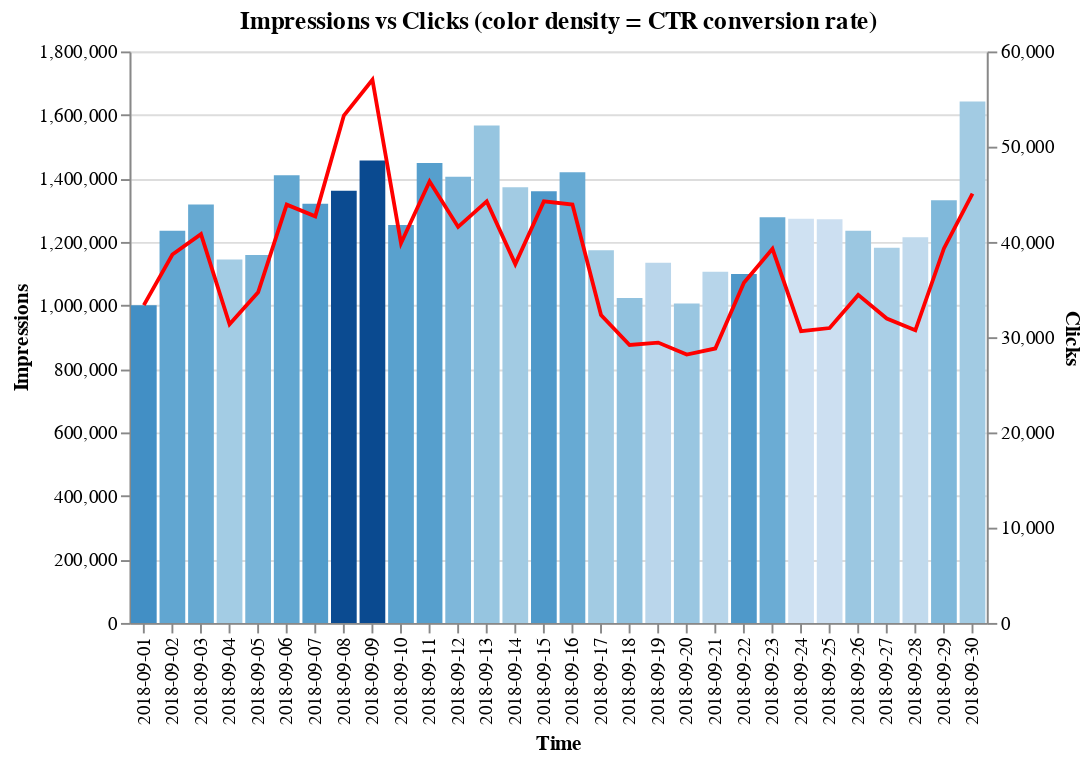

This figure's notebook cell:
### Markdown cell above
### Funnel Part I: Impressions vs Clicks

To travel the rocky path from impressions to paying customers, lets first look at the first step along the way. 8th and 9th of September jump out from data. Both had good conversion rates - even though the number of impressions were not particularly great.

### Code cell
pts = alt.selection(type='interval', encodings=['x'])

base = alt.Chart(df).encode(
    alt.X('Time:N')
)

bar = base.mark_bar().encode(
    y='Impressions:Q',
    color=alt.Color('CTR:Q', legend=None)
).transform_filter(
    pts
).properties(
    selection=pts,
    width=450,
    height=300,
    title='Impressions vs Clicks (color density = CTR conversion rate)'
)

line = base.mark_line(color='red').encode(
    y='Clicks:Q',
)

layer1 = alt.layer(
    bar,
    line
).resolve_scale(
    y='independent', color='independent'
)

layer1

### Figure 1 — Vega-Lite specification as saved in the notebook (floating-point values rounded to 4 significant figures)
{"$schema": "https://vega.github.io/schema/vega-lite/v2.6.0.json", "config": {"view": {"height": 300, "width": 400}}, "datasets": {"data-b3c0feaba3a5c5d72e3465bd46c809b2": [{"CTR": 0.0334, "Click to Install": 11.8, "Clicks": 33371, "Cohort Size": 3925, "D7 Payer Conversion": 0.0224, "D7 Payers": 88, "Impressions": 1000593, "Time": "2018-09-01", "fCVR": 0.0039}, {"CTR": 0.0313, "Click to Install": 11.4, "Clicks": 38675, "Cohort Size": 4425, "D7 Payer Conversion": 0.0231, "D7 Payers": 102, "Impressions": 1235620, "Time": "2018-09-02", "fCVR": 0.0036}, {"CTR": 0.031, "Click to Install": 10.3, "Clicks": 40821, "Cohort Size": 4195, "D7 Payer Conversion": 0.0195, "D7 Payers": 82, "Impressions": 1318256, "Time": "2018-09-03", "fCVR": 0.0032}, {"CTR": 0.0274, "Click to Install": 11.1, "Clicks": 31356, "Cohort Size": 3475, "D7 Payer Conversion": 0.0253, "D7 Payers": 88, "Impressions": 1144845, "Time": "2018-09-04", "fCVR": 0.003}, {"CTR": 0.0299, "Click to Install": 9.2, "Clicks": 34715, "Cohort Size": 3205, "D7 Payer Conversion": 0.0234, "D7 Payers": 75, "Impressions": 1159113, "Time": "2018-09-05", "fCVR": 0.0028}, {"CTR": 0.0312, "Click to Install": 6.8, "Clicks": 43913, "Cohort Size": 2974, "D7 Payer Conversion": 0.0276, "D7 Payers": 82, "Impressions": 1409692, "Time": "2018-09-06", "fCVR": 0.0021}, {"CTR": 0.0323, "Click to Install": 7.1, "Clicks": 42685, "Cohort Size": 3029, "D7 Payer Conversion": 0.0267, "D7 Payers": 81, "Impressions": 1320359, "Time": "2018-09-07", "fCVR": 0.0023}, {"CTR": 0.0391, "Click to Install": 6.9, "Clicks": 53271, "Cohort Size": 3663, "D7 Payer Conversion": 0.0259, "D7 Payers": 95, "Impressions": 1361364, "Time": "2018-09-08", "fCVR": 0.0027}, {"CTR": 0.0392, "Click to Install": 6.6, "Clicks": 57029, "Cohort Size": 3769, "D7 Payer Conversion": 0.0226, "D7 Payers": 85, "Impressions": 1456486, "Time": "2018-09-09", "fCVR": 0.0026}, {"CTR": 0.0318, "Click to Install": 7.9, "Clicks": 39869, "Cohort Size": 3137, "D7 Payer Conversion": 0.0274, "D7 Payers": 86, "Impressions": 1253203, "Time": "2018-09-10", "fCVR": 0.0025}, {"CTR": 0.032, "Click to Install": 6.9, "Clicks": 46343, "Cohort Size": 3192, "D7 Payer Conversion": 0.0279, "D7 Payers": 89, "Impressions": 1448567, "Time": "2018-09-11", "fCVR": 0.0022}, {"CTR": 0.0296, "Click to Install": 7.4, "Clicks": 41577, "Cohort Size": 3087, "D7 Payer Conversion": 0.0285, "D7 Payers": 88, "Impressions": 1405218, "Time": "2018-09-12", "fCVR": 0.0022}, {"CTR": 0.0282, "Click to Install": 7.8, "Clicks": 44253, "Cohort Size": 3447, "D7 Payer Conversion": 0.0342, "D7 Payers": 118, "Impressions": 1566663, "Time": "2018-09-13", "fCVR": 0.0022}, {"CTR": 0.0275, "Click to Install": 8.3, "Clicks": 37678, "Cohort Size": 3119, "D7 Payer Conversion": 0.0305, "D7 Payers": 95, "Impressions": 1371972, "Time": "2018-09-14", "fCVR": 0.0023}, {"CTR": 0.0325, "Click to Install": 8.2, "Clicks": 44254, "Cohort Size": 3608, "D7 Payer Conversion": 0.0294, "D7 Payers": 106, "Impressions": 1359780, "Time": "2018-09-15", "fCVR": 0.0027}, {"CTR": 0.0309, "Click to Install": 8.3, "Clicks": 43928, "Cohort Size": 3658, "D7 Payer Conversion": 0.0309, "D7 Payers": 113, "Impressions": 1419329, "Time": "2018-09-16", "fCVR": 0.0026}, {"CTR": 0.0275, "Click to Install": 8.4, "Clicks": 32327, "Cohort Size": 2721, "D7 Payer Conversion": 0.0323, "D7 Payers": 88, "Impressions": 1174032, "Time": "2018-09-17", "fCVR": 0.0023}, {"CTR": 0.0285, "Click to Install": 8.2, "Clicks": 29180, "Cohort Size": 2390, "D7 Payer Conversion": 0.0226, "D7 Payers": 54, "Impressions": 1023391, "Time": "2018-09-18", "fCVR": 0.0023}, {"CTR": 0.0259, "Click to Install": 8.7, "Clicks": 29435, "Cohort Size": 2565, "D7 Payer Conversion": 0.0308, "D7 Payers": 79, "Impressions": 1134678, "Time": "2018-09-19", "fCVR": 0.0023}, {"CTR": 0.028, "Click to Install": 8.9, "Clicks": 28172, "Cohort Size": 2516, "D7 Payer Conversion": 0.0338, "D7 Payers": 85, "Impressions": 1006182, "Time": "2018-09-20", "fCVR": 0.0025}, {"CTR": 0.0261, "Click to Install": 9.2, "Clicks": 28814, "Cohort Size": 2644, "D7 Payer Conversion": 0.0284, "D7 Payers": 75, "Impressions": 1105777, "Time": "2018-09-21", "fCVR": 0.0024}, {"CTR": 0.0325, "Click to Install": 8.7, "Clicks": 35713, "Cohort Size": 3111, "D7 Payer Conversion": 0.0228, "D7 Payers": 71, "Impressions": 1099185, "Time": "2018-09-22", "fCVR": 0.0028}, {"CTR": 0.0307, "Click to Install": 8.9, "Clicks": 39284, "Cohort Size": 3481, "D7 Payer Conversion": 0.0238, "D7 Payers": 83, "Impressions": 1277943, "Time": "2018-09-23", "fCVR": 0.0027}, {"CTR": 0.0241, "Click to Install": 9.9, "Clicks": 30631, "Cohort Size": 3027, "D7 Payer Conversion": 0.033, "D7 Payers": 100, "Impressions": 1273232, "Time": "2018-09-24", "fCVR": 0.0024}, {"CTR": 0.0244, "Click to Install": 9.2, "Clicks": 30962, "Cohort Size": 2838, "D7 Payer Conversion": 0.0268, "D7 Payers": 76, "Impressions": 1271144, "Time": "2018-09-25", "fCVR": 0.0022}, {"CTR": 0.0279, "Click to Install": 8.5, "Clicks": 34439, "Cohort Size": 2930, "D7 Payer Conversion": 0.0273, "D7 Payers": 80, "Impressions": 1235172, "Time": "2018-09-26", "fCVR": 0.0024}, {"CTR": 0.027, "Click to Install": 8.6, "Clicks": 31953, "Cohort Size": 2751, "D7 Payer Conversion": 0.0247, "D7 Payers": 68, "Impressions": 1181530, "Time": "2018-09-27", "fCVR": 0.0023}, {"CTR": 0.0253, "Click to Install": 8.8, "Clicks": 30722, "Cohort Size": 2712, "D7 Payer Conversion": 0.0288, "D7 Payers": 78, "Impressions": 1214674, "Time": "2018-09-28", "fCVR": 0.0022}, {"CTR": 0.0295, "Click to Install": 8, "Clicks": 39313, "Cohort Size": 3133, "D7 Payer Conversion": 0.0281, "D7 Payers": 88, "Impressions": 1331501, "Time": "2018-09-29", "fCVR": 0.0024}, {"CTR": 0.0275, "Click to Install": 7.6, "Clicks": 45079, "Cohort Size": 3413, "D7 Payer Conversion": 0.0314, "D7 Payers": 107, "Impressions": 1642131, "Time": "2018-09-30", "fCVR": 0.0021}]}, "layer": [{"data": {"name": "data-b3c0feaba3a5c5d72e3465bd46c809b2"}, "encoding": {"color": {"field": "CTR", "legend": null, "type": "quantitative"}, "x": {"field": "Time", "type": "nominal"}, "y": {"field": "Impressions", "type": "quantitative"}}, "height": 300, "mark": "bar", "selection": {"selector001": {"encodings": ["x"], "mark": {"fill": "#333", "fillOpacity": 0.125, "stroke": "white"}, "on": "[mousedown, window:mouseup] > window:mousemove!", "resolve": "global", "translate": "[mousedown, window:mouseup] > window:mousemove!", "type": "interval", "zoom": "wheel!"}}, "title": "Impressions vs Clicks (color density = CTR conversion rate)", "transform": [{"filter": {"selection": "selector001"}}], "width": 450}, {"data": {"name": "data-b3c0feaba3a5c5d72e3465bd46c809b2"}, "encoding": {"x": {"field": "Time", "type": "nominal"}, "y": {"field": "Clicks", "type": "quantitative"}}, "mark": {"color": "red", "type": "line"}}], "resolve": {"scale": {"color": "independent", "x": "shared", "y": "independent"}}}
